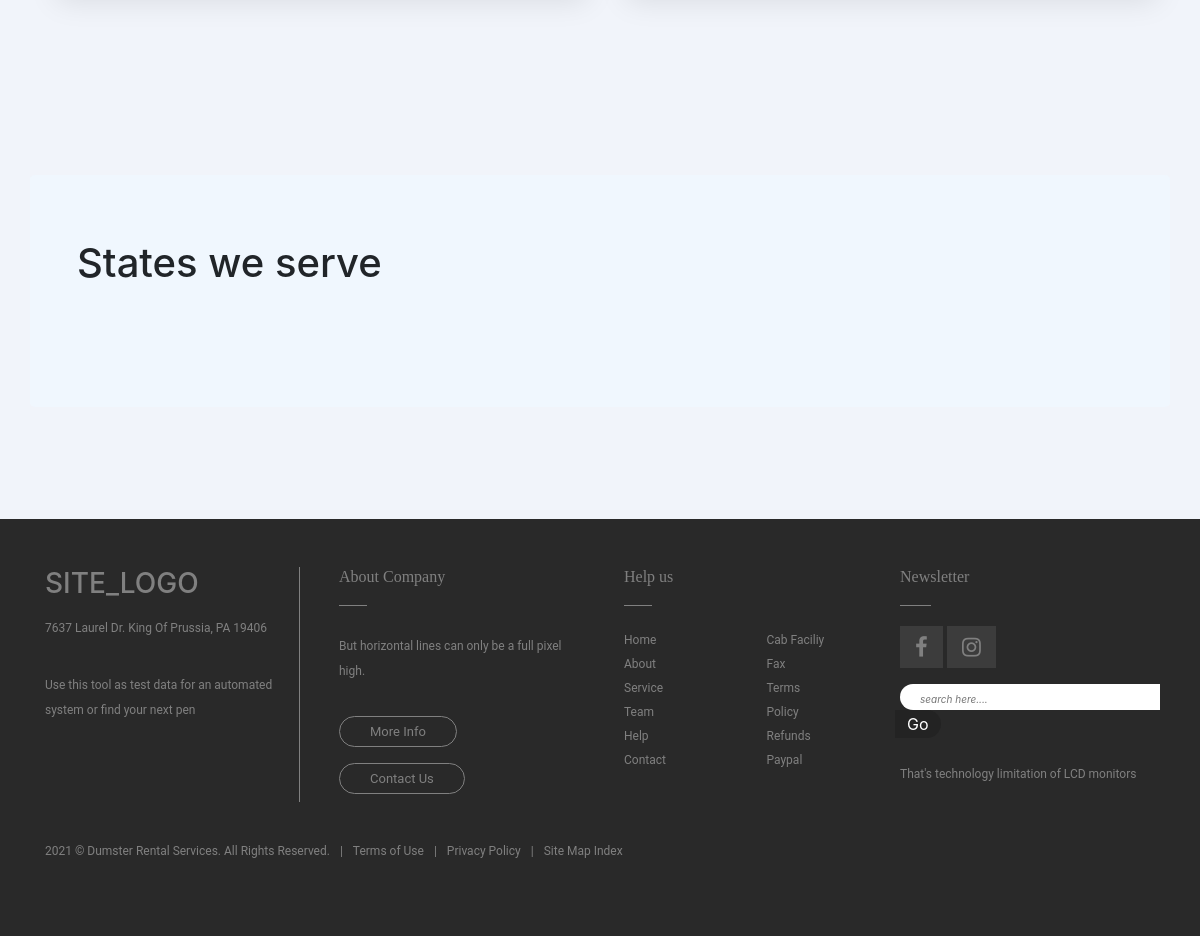
Before: / (lower part) with the older database file.
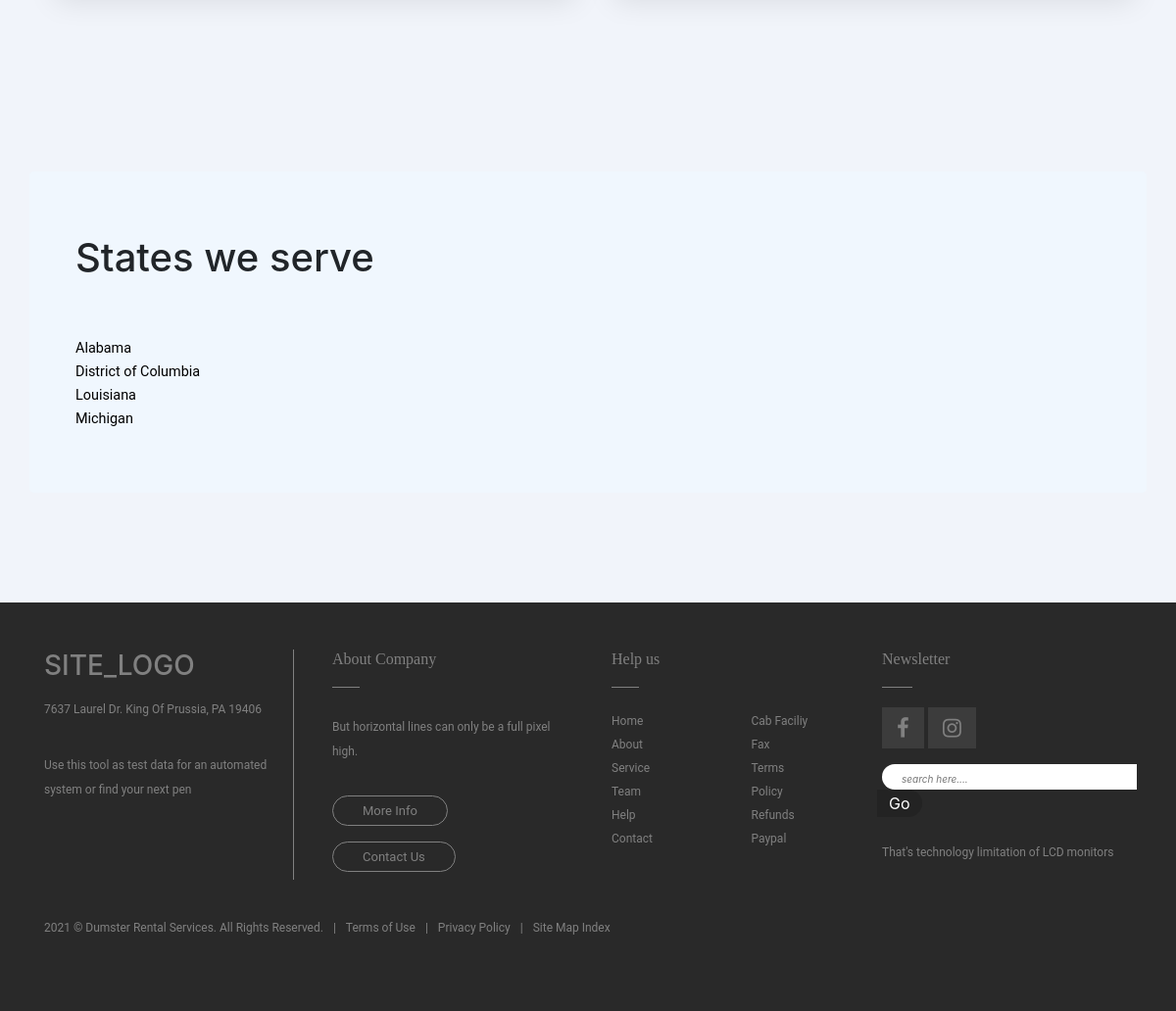
After: the same page with the newer database file.
### state/models.py (models this page shows, shortened)
class State(models.Model):
    name    = models.CharField(max_length=100)
    abbvr   = models.CharField(max_length=2, unique=True)
    article = models.TextField(null=False)
    slug    = models.SlugField(null=False, unique=True)
    def get_absolute_url(self):
        return reverse('state_detail', kwargs={'slug': self.slug})

### pages/views.py (the view)
# urls.py: path('', IndexView.as_view(), name='index'),
class IndexView(ListView):
    model = State
    queryset = model.objects.all().order_by('name')
    template_name = 'index.html'

### templates/index.html (shortened to what this page needs)
{% extends 'base.html' %}
{% block content %}
<div>
  <section>
    <div class="container">
      <div class="row mbr-justify-content-center">
        <div class="col-lg-6 mbr-col-md-10">
        </div>
        <div class="col-lg-6 mbr-col-md-10">
        </div>
      </div>
    </div>
  </section>
  <section>
    <div class="container jumbotron" id="jumbo">
      <div class="container ">
        <h1 class="">States we serve</h1>
        <br><br>
      </div>
      <div class="container">
        <div class="row">
          <div class="col-md-3 states">
            <ul class="nomark" style="list-style: none; margin: 0; padding: 0; ">
              {% for states in object_list  %}
              <li> <a href="{{ states.get_absolute_url }}"> {{ states.name }} </a> </li>
              {% endfor %}
            </ul>
          </div>
        </div>
      </div>
    </div>
  </section>
</div>
{% endblock content %}

### templates/base.html (shortened to what this page needs)
<!doctype html>
{% load static %}
<html lang="en">
<head>
  <link rel="stylesheet" href="{% static 'css/base.css' %}">
  <link rel="stylesheet" href="https://cdn.jsdelivr.net/npm/bootstrap@4.6.0/dist/css/bootstrap.min.css">
  <link rel="stylesheet" href="https://maxcdn.bootstrapcdn.com/font-awesome/4.7.0/css/font-awesome.min.css">
  <link rel="stylesheet" href="https://maxcdn.bootstrapcdn.com/font-awesome/4.7.0/css/font-awesome.min.css">
</head>
<body>
  <content style="background: url({% static 'image/dumpster.jpg' %}) no-repeat; background-size: cover; min-height:480px;" class="page-holder bg-cover img-fluid mx-auto d-block">
    {% block content %}
    {% endblock content %}
  </content>
  <footer class="footer sticky-bottom container-fluid bg-grey py-5 ">
    <div class="container">
      <div class="row">
        <div class="col-md-6">
          <div class="row">
            <div class="col-md-6 ">
              <div class="logo-part">
                <h3>SITE_LOGO</h3>
                <p>7637 Laurel Dr. King Of Prussia, PA 19406</p>
                <p>Use this tool as test data for an automated system or find your next pen</p>
              </div>
            </div>
            <div class="col-md-6 px-4">
              <h6> About Company</h6>
              <p>But horizontal lines can only be a full pixel high.</p>
              <a href="#" class="btn-footer"> More Info </a><br>
              <a href="#" class="btn-footer"> Contact Us</a>
            </div>
          </div>
        </div>
        <div class="col-md-6">
          <div class="row">
            <div class="col-md-6 px-4">
              <h6> Help us</h6>
              <div class="row ">
                <div class="col-md-6">
                  <ul>
                    <li> <a href="#"> Home</a> </li>
                    <li> <a href="#"> About</a> </li>
                    <li> <a href="#"> Service</a> </li>
                    <li> <a href="#"> Team</a> </li>
                    <li> <a href="#"> Help</a> </li>
                    <li> <a href="#"> Contact</a> </li>
                  </ul>
                </div>
                <div class="col-md-6 px-4">
                  <ul>
                    <li> <a href="#"> Cab Faciliy</a> </li>
                    <li> <a href="#"> Fax</a> </li>
                    <li> <a href="#"> Terms</a> </li>
                    <li> <a href="#"> Policy</a> </li>
                    <li> <a href="#"> Refunds</a> </li>
                    <li> <a href="#"> Paypal</a> </li>
                  </ul>
                </div>
              </div>
            </div>
            <div class="col-md-6 ">
              <h6> Newsletter</h6>
              <div class="social">
                <a href="#"><i class="fa fa-facebook" aria-hidden="true"></i></a>
                <a href="#"><i class="fa fa-instagram" aria-hidden="true"></i></a>
              </div>
              <form class="form-footer my-3">
                <input type="text" placeholder="search here...." name="search">
                <input type="button" value="Go">
              </form>
              <p>That's technology limitation of LCD monitors</p>
            </div>
          </div>
        </div>
      </div>
    </div>
    <div class="container">
      <ul class="nav foo-mar-t-20">
        <li><p class="foo-mar-r-10">2021 &copy; Dumster Rental Services. All Rights Reserved.</p></li> <p>|</p>
        <li class="foo-mar-20"><p><a href="/terms_of_use">Terms of Use</a></p></li> <p>|</p>
        <li class="foo-mar-20"><p><a href="/privacy_policy">Privacy Policy</a></p></li> <p>|</p>
        <li class="foo-mar-20"><p><a href="/sitemap_index.xml">Site Map Index</a></p></li>
      </ul>
    </div>
  </footer>
</body>
</html>

### static/css/base.css (style rules this page uses)
.states { text-decoration: none; color: black; font-family: 'Roboto', sans-serif; }
.states ul li a { text-decoration: none; color: black; font-size: .9em; font-family: 'Roboto', sans-serif; }
#jumbo { background: rgb(200, 248, 255); background: rgba(240, 248, 255, 0.9); }
body { font-family: 'Signika', sans-serif; }
.bg-grey { background: #292929; }
footer { color: grey; }
footer p, a { font-size: 12px; font-family: 'Roboto', sans-serif; }
footer h6 { font-family: 'Playfair Display', serif; margin-bottom: 40px; position: relative; }
footer h6:after { position: absolute; content: ""; background: grey; width: 12%; height: 1px; left: 0; bottom: -20px; }
.btn-footer { color: grey; text-decoration: none; border: 1px solid; border-radius: 43px; font-size: 13px; padding: 7px 30px; line-height: 47px; }
.form-footer input[type="text"] { border: none; border-radius: 16px 0 0 16px; outline: none; padding-left: 10px; }
::placeholder { font-size: 10px; padding-left: 10px; font-style: italic; }
.form-footer input[type="button"] { border: none; background: #232323; margin-left: -5px; color: #fff; outline: none; border-radius: 0 16px 16px 0; padding: 2px 12px; }
.social .fa { color: grey; font-size: 22px; padding: 10px 15px; background: #3c3c3c; }
footer ul li { list-style: none; display: block; }
footer ul { padding-left: 0; }
footer ul li a { text-decoration: none; color: grey; }
.logo-part { border-right: 1px solid grey; height: 100%; }
.foo-mar-20 { margin-left: 10px; margin-right: 10px; }
.foo-mar-r-10 { margin-right: 10px }
.foo-mar-t-20 { margin-top: 20px }
section { padding-top: 4rem; padding-bottom: 5rem; background-color: #f1f4fa; }
p { padding-top: 0.5rem; padding-bottom: 0.5rem; line-height: 25px; }
body { background: #D9B280; font-family: "Roboto", sans-serif; }

Changed rows visible on the page:
added State: name "Alabama"
added State: name "District of Columbia"
added State: name "Louisiana"
added State: name "Michigan"
